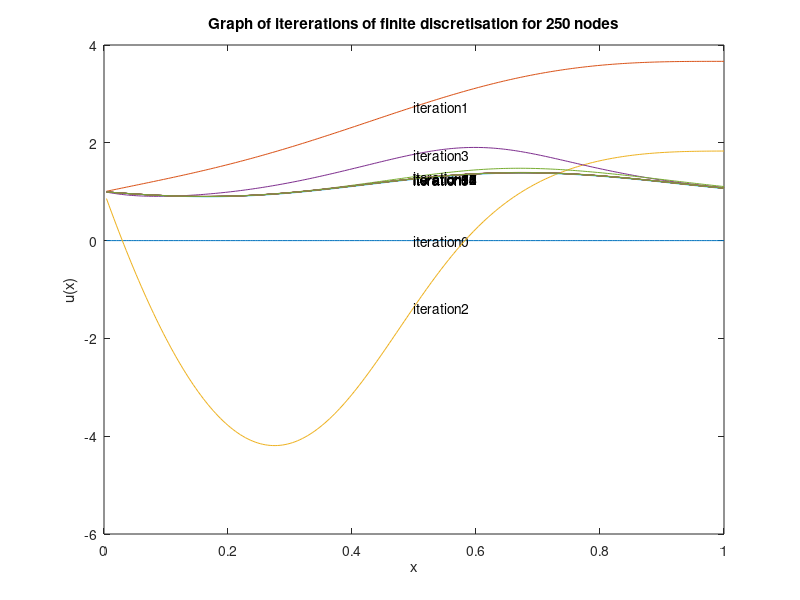

The MATLAB source for this figure:
% Code to calculate the solution to a 
% nonlinear BVP with Dirichlet and Robin BCs

% Some physical parameter.
mu = 10;

% Define the interval over which solution is calculated.
a= 0; b= 1;

% Define N.
N= 250;

% Define the grid spacing.
h=(b-a)/N;

% Define the grid. Note that there is no need to solve at x=a.
x = reshape(linspace(a+h,b,N),N,1);

% Define an initial guess for the solution 
% of the BVP (make sure it is a column vector)
U= zeros(N, 1);

% Define a tolerance for the termination of Newton-Raphson.
tol= 10^(-8); 
% Ensure that F is such that at least one iteration is done.
F=ones(N,1);
J=zeros(N,N);

% Store the initial guess in SOL.
SOL= U;

% Loop while the norm(F) is greater than tol.
while (norm(F)>tol )

    %% Define F(u).
    % Boundary conditions.
     F(N) = (U(N) * ((2 * h * (U(N)^2)) + 3)) - (4 * (U(N-1))) + U(N-2);

    % Finite difference approximation to ODE at interior nodes.
    F(1) = (U(2) * (2 + h * exp(U(1)))) - (4 * U(1)) + (2 - (h * exp(U(1))));
    F(1) = F(1) - (2 * (h^2) * mu * sin(2 * pi * x(1)));
    for i=2:N-1
        F(i)= (U(i+1) * (2 + h * exp(U(i)))) - (4 * U(i)) + U(i-1)*(2 - h * exp(U(i)));
        F(i) = F(i) - (2 * (h^2) * mu * sin(2 * pi * x(i)));
    end;

    %% Define the Jacobian J.
    % First row corresponds to BC at x=0.
    J(1,:) = horzcat(((U(2) - 1) * h * exp(U(1))) - 4, 2 + (h * exp(U(1))), zeros(1, N-2));

    % Last row corresponds to BC at x=1.
    %J(N,:) = horzcat(zeros(1, N-2),  2/(h^2), -2/(h^2) - (U(N)^2) * exp(U(N))*(U(N) + 3));
    J(N,:) = horzcat(zeros(1, N-3), 1, -4, (4 * h * U(N)^2) + 3); 

    % Intermediate rows correspond to F(i)=...
    for i=2:(N-1)
        % Diagonal entries.
        J(i,i)= ((U(i+1) - U(i-1)) * h * exp(U(i))) - 4;
        % Left diagonal entries
        J(i, i-1) = 2 - (h * exp(U(i)));
        % Right diagonal entries
        J(i, i+1) = 2 + (h * exp(U(i)));
    end
    
    %% Having defined F and J, update the approximate solution to
    % the difference equations.
    
    U=U-J\F;

    %% Store the new approximation.
    SOL= [SOL,U];
end

%% Insert your plot commands here.
sz = size(SOL);
for i  = 1:(sz(2))    
        p = plot(x, SOL(:,i));
        text(0.5, SOL(N/2,i), strcat('iteration  ', int2str(i - 1)));
        hold all;
end
title('Graph of itererations of finite discretisation for 250 nodes')
xlabel('x'); % x-axis label
ylabel('u(x)'); % y-axis label
hold off
